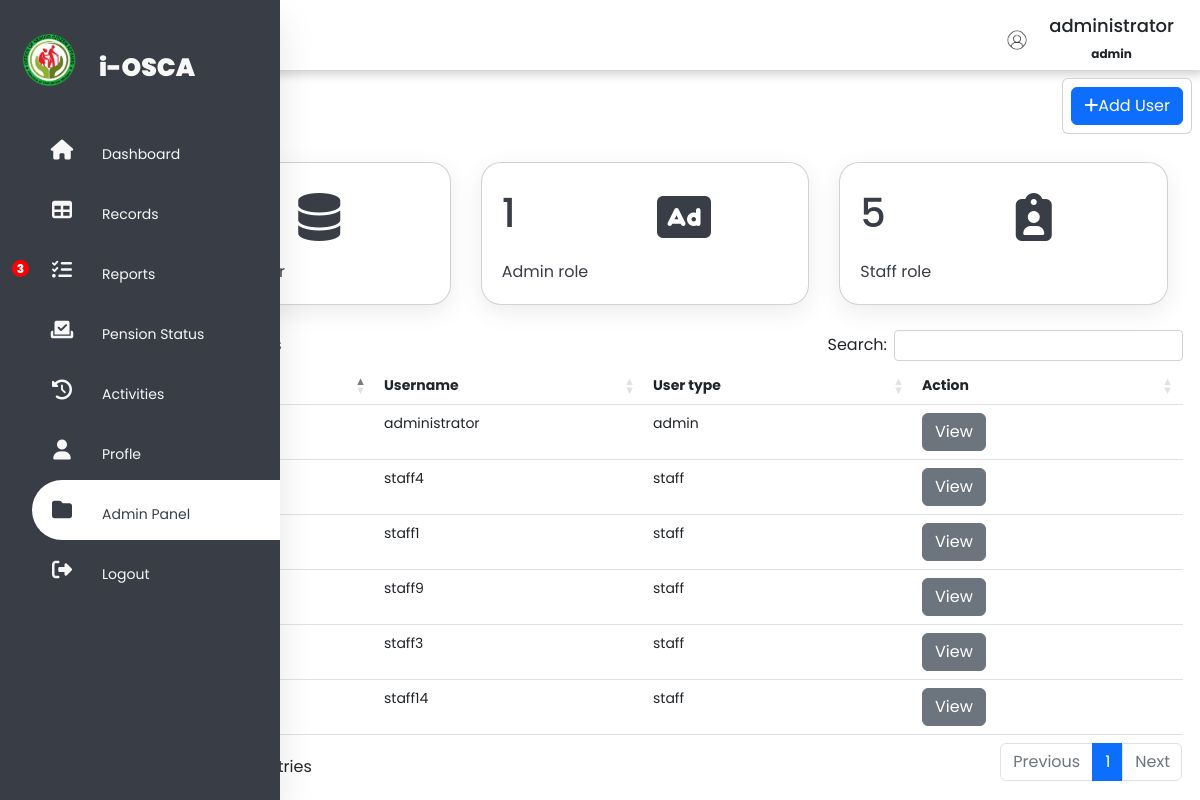
/fxasdasjdk.php (signed in), run on an earlier commit of the app's database.
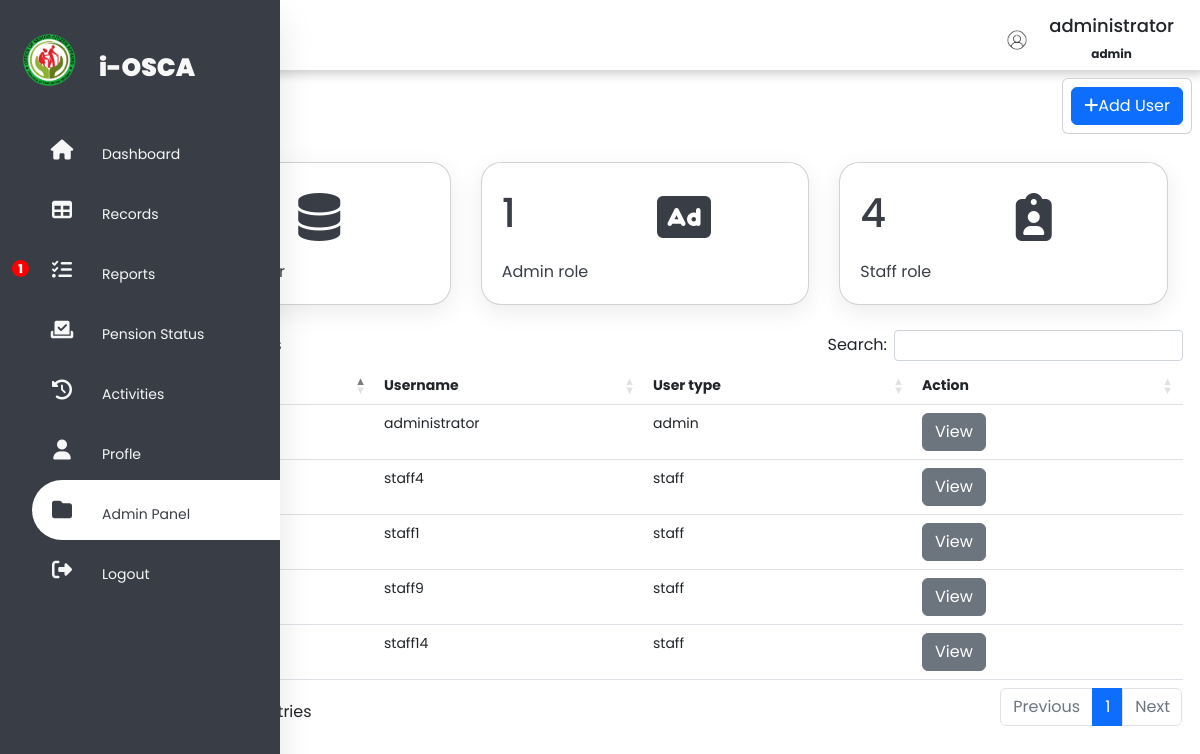
And on a later commit of the database.
### tables this page shows
CREATE TABLE `users` (
  `user_id` int(11) NOT NULL,
  `fm_img` varchar(150) NOT NULL,
  `user_name` varchar(50) NOT NULL,
  `full_name` varchar(150) NOT NULL,
  `email` varchar(50) NOT NULL,
  `contact_num` varchar(150) NOT NULL,
  `fx_street` varchar(150) NOT NULL,
  `fx_municipality` varchar(150) NOT NULL,
  `user_level` varchar(50) NOT NULL,
  `password` text NOT NULL,
  `role_description` varchar(250) NOT NULL
);

### function/indicator.php (called while the page is built)
<?php
$ulevel = $_SESSION["user_level"];
$brgy = $_SESSION["fx_street"];
if($ulevel == 'admin'){
    $check = "SELECT COUNT(*) as total FROM tbl_regstatus WHERE fx_statusbyadmin = 'Under review'";
    $result=mysqli_query($conn,$check);
    $total=mysqli_fetch_assoc($result);
    $count = $total['total'];
}else{
    $check = "SELECT COUNT(*) as total FROM tbl_regstatus WHERE fx_statusbyadmin = 'Under review' AND fx_barangay = '$brgy'";
    $result=mysqli_query($conn,$check);
    $total=mysqli_fetch_assoc($result);
    $count = $total['total'];
}
?>

### fxasdasjdk.php (the view, shortened to what the changed rows need)
<?php
include('conn/connection.php');
include('function/indicator.php');
$records = $conn->query("SELECT * FROM users");
if (isset($_SESSION['user_id']) && isset($_SESSION['user_name']) && ($_SESSION["user_level"]=='admin')) {
    $sql="SELECT COUNT(user_name) as alladm FROM users";
    $a=mysqli_query($conn,$sql);
    $total=mysqli_fetch_assoc($a);
    $sql="SELECT COUNT(*) as adm FROM users WHERE user_level = 'admin'";
    $b=mysqli_query($conn,$sql);
    $admin=mysqli_fetch_assoc($b);
    $sql="SELECT COUNT(*) as staff FROM users WHERE user_level = 'staff'";
    $c=mysqli_query($conn,$sql);
    $staff=mysqli_fetch_assoc($c);
?>
<!DOCTYPE html>
<html lang="end">
<head>
    <link rel="stylesheet" href="https://cdnjs.cloudflare.com/ajax/libs/font-awesome/6.2.0/css/all.min.css">
    <link rel="stylesheet" href="css/bootstrap.min.css">
    <link rel="stylesheet" type="text/css" href="css/dataTables.bootstrap5.min.css">
    <link rel="stylesheet" type="text/css" href="css/g_style.css">
    <link rel="stylesheet" type="text/css" href="css/adminpanel.css">
</head>
<body>
    <nav class="side-nav">
        <ul>
            <li>
                <a href="#" class="logo">
                    <img src="media/header.png" alt="logo">
                    <span class="nav-item">i-OSCA</span>
                </a>
            </li>
            <li><a href="dashboard" id="nav-list">
                    <i class="fas fa-home"></i>
                    <span class="nav-item">Dashboard</span>
                </a></li>
            <li><a href="records" id="nav-list">
                    <i class="fas fa-table"></i>
                    <span class="nav-item">Records</span>
                </a></li>
            <li><a href="reports" id="nav-list">
            <span class="indicator" style="<?php if($count == '0'){echo 'display:none;';}?>"><?php echo $count;?></span>
                    <i class="fas fa-tasks"></i>
                    <span class="nav-item">Reports</span>
                </a></li>
            <li><a href="status" id="nav-list">
                    <i class="fas fa-check-to-slot"></i>
                    <span class="nav-item">Pension Status</span>
                </a></li>
            <li><a href="activities" id="nav-list">
                    <i class="fas fa-solid fa-clock-rotate-left"></i>
                    <span class="nav-item">Activities</span>
                </a></li>
            <li><a href="profile" id="nav-list">
                    <i class="fas fa-user"></i>
                    <span class="nav-item">Profle</span>
                </a></li>
            <li <?php if($_SESSION['user_level']=="staff") echo 'style="display:none;"'; ?>><a href="#" id="nav-list"
                    class="active">
                    <i class="fas fa-folder"></i>
                    <span class="nav-item">Admin Panel</span>
                </a></li>
            <li><a href="function/logout" class="logout" id="nav-list">
                    <i class="fas fa-sign-out-alt"></i>
                    <span class="nav-item">Logout</span>
                </a></li>
        </ul>
    </nav>
    <div class="main-content">
        <header>
            <div class="header-title">
                <h2>
                    <label for="">
                </h2>
            </div>
            <div class="user-wrapper">
                <img src="./image/<?php echo $_SESSION['fm_img']; ?>" class="user_img" alt="user">
                <div>
                    <h5><span class="nav-item"><?php echo $_SESSION['user_name']; ?></span></h5>
                    <p><span class="nav-item"><?php echo $_SESSION['user_level']; ?></span></p>
                </div>
            </div>
        </header>
        <div class="d-flex">
            <div class="p-2 ms-auto m-2 card">
                <button type="button" class="btn btn-primary" data-bs-toggle="modal" data-bs-target="#new">
                    <span><i class="fa-solid fa-plus"></i></span>Add User</button>
            </div>
        </div>
        <div class="container">
            <div class="cardBox">
                <div class="card">
                    <div class="row">
                        <div class="numbers col" id="total"><?php echo $total['alladm']?></div>
                        <div class="col" id="iconBox"><i class="fa-solid fa-database"></i></div>
                        <div class="cardName">Total System User</div>
                    </div>
                </div>
                <div class="card cadmin">
                    <div class="row">
                        <div class="numbers col"><?php echo $admin['adm']?></div>
                        <div class="col" id="iconBox"><i class="fa-solid fa-rectangle-ad"></i></i></div>
                        <div class="cardName">Admin role</div>
                    </div>
                </div>
                <div class="card cadmin">
                    <div class="row">
                        <div class="numbers col"><?php echo $staff['staff']?></div>
                        <div class="col" id="iconBox"><i class="fa-solid fa-clipboard-user"></i></i></div>
                        <div class="cardName">Staff role</div>
                    </div>
                </div>
            </div>
        </div>
        <div class="container">
            <div class="d-flex">
                <div class="w-100" id="container">
                    <table class="table" id="datatable">
                        <thead>
                            <tr>
                                <th scope="col">Profile</th>
                                <th scope="col">Username</th>
                                <th class="d-none d-sm-table-cell" scope="col">User type</th>
                                <th scope="col">Action</th>
                            </tr>
                        </thead>
                        <tbody>
                            <?php foreach($records as $row) :  ?>
                            <tr>
                                <td> <img src="image/<?php echo $row['fm_img'] ?>" class="user_img" /> </td>
                                <td> <?php echo $row['user_name']; ?> </td>
                                <td class="d-none d-sm-table-cell"> <?php echo $row['user_level']; ?> </td>
                                <td> <button id='<?php echo $row['user_id']; ?>' class="view btn btn-secondary"
                                        style="width: auto;" data-bs-toggle="modal"
                                        data-bs-target="#myModal">View</button>
                                </td>
                            </tr>
                            <?php endforeach; ?>
                    </table>
                </div>
            </div>
        </div>
    </div>
</body>
</html>
<?php
}
 ?>

What changed in the data, as far as the page shows it:
removed users: user_name "staff3", user_level "staff"
Also different on the page:
$count: "3" → "1"
$staff['staff']: "5" → "4"
text written by a page script: "Search: Showing 1 to 6 of 6 entries Previous 1 Next" → "Search: Showing 1 to 5 of 5 entries Previous 1 Next"
